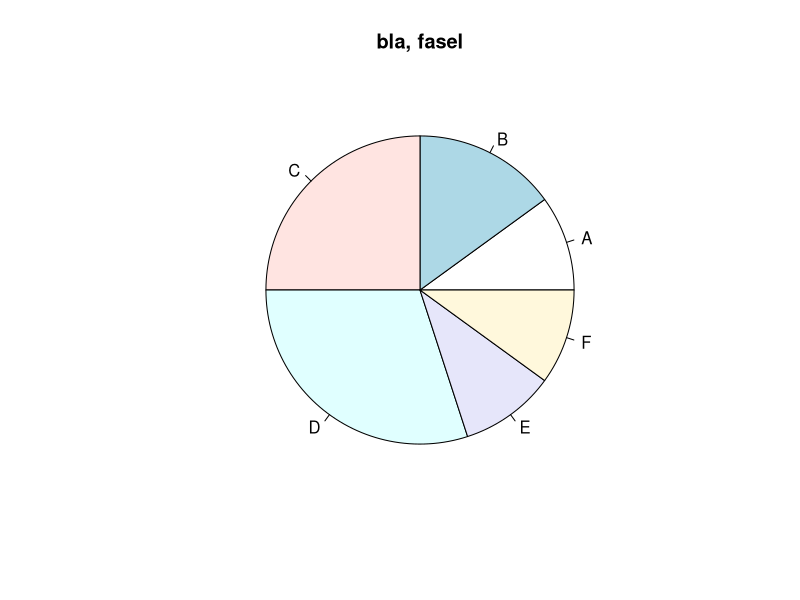

This chart was generated by the following R code:
################################
# DO NOT MODIFY THIS BLOCK!
# id: 345678
# created: 2022-04-21
# achievable score: 17
# DO NOT MODIFY THIS BLOCK! 
################################


# Task 1:
# 3 Points
# Create and return a sequence of whole numbers from 10 to 20.
#
# Do NOT change the following line
create_sequence_from_10_to_20 <- function(){
  c(10:20)
}
create_sequence_from_10_to_20()

# Task 2:
# 3 Points
# Create and return a sequence of whole numbers from 20 to 30.
#
# Do NOT change the following line
create_sequence_from_20_to_30 <- function(){
  c(20:30)
}
create_sequence_from_20_to_30()

# Task 3:
# 3 Points
# Create and return a sequence of whole numbers from 40 to 80.
# Make sure to use 'seq' and a step size of 2.
#
# Do NOT change the following line
create_sequence_from_40_to_80 <- function(){
  seq(40,80,2)
}
create_sequence_from_40_to_80()

# Task 4:
# 2 Points
# Sum 4th and 6th position in vector 'vec'
#
# Do NOT change the following line
sum_4th_and_6th_position <- function(vec){
  vec[4]+vec[6]
}
sum_4th_and_6th_position(vec=c(10:20))

# Task 5:
# 2 Points
# Sum 4th and 6th position in vector 'vec'
#
# Do NOT change the following line
sum_vec1_and_vec2_without_plus <- function(vec1,vec2){
  sum(vec1,vec2)
}
sum_vec1_and_vec2_without_plus(vec1=c(10:20),vec2=c(20:30))

# Task 6:
# 4 Points
# Plot a pie chart. Assign labels to the plots. And give a speaking title.
#
# Do NOT change the following line
plot_pie_chart <- function(data, labels, main){
  pie(data, labels = labels, main = main)
}
plot_pie_chart(data=c(10,15,25,30,10,10), labels=LETTERS[1:6], main="bla, fasel")



